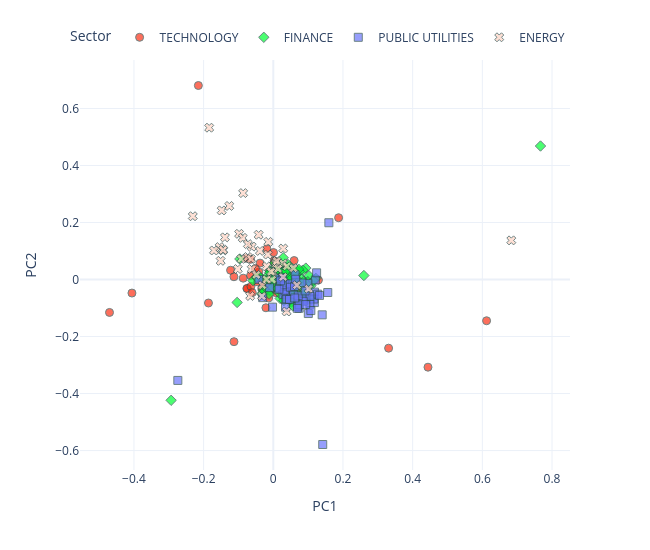

The notebook cell saved with this chart:
### Code cell
from stock_embeddings.plotting import pca_plot_from_embeddings

pca_plot_from_embeddings(
    embedding_matrix=embeddings.weight.detach().numpy(),
    sectors=data.sectors,
    tickers=data.tickers,
    industries=data.industries,
    names=data.names,
    dimensions=2,
    reduced=True,
    method="PCA",
    return_df=False,
    rand_state=None,
)

### Figure 1 — Plotly figure (JSON) as saved in the notebook; plotly's stock layout.template omitted (floating-point values rounded to 4 significant figures; data arrays with more than 128 entries replaced by an {"elided": "..."} marker saying what was removed)
{"data": [{"customdata": {"elided": "67x3 str values"}, "hovertemplate": "<b>%{hovertext}</b><br><br>Sector=%{customdata[1]}<br>PC1=%{x}<br>PC2=%{y}<br>ticker=%{customdata[0]}<br>industry=%{customdata[2]}<extra></extra>", "hovertext": ["COMPUTER MANUFACTURING", "EDP SERVICES", "COMPUTER SOFTWARE: PREPACKAGED SOFTWARE", "SEMICONDUCTORS", "EDP SERVICES", "COMPUTER SOFTWARE: PREPACKAGED SOFTWARE", "EDP SERVICES", "SEMICONDUCTORS", "COMPUTER SOFTWARE: PREPACKAGED SOFTWARE", "ELECTRICAL PRODUCTS", "COMPUTER SOFTWARE: PREPACKAGED SOFTWARE", "EDP SERVICES", "COMPUTER SOFTWARE: PREPACKAGED SOFTWARE", "EDP SERVICES", "EDP SERVICES", "RADIO AND TELEVISION BROADCASTING AND COMMUNICATIONS EQUIPMENT", "SEMICONDUCTORS", "COMPUTER COMMUNICATIONS EQUIPMENT", "ELECTRICAL PRODUCTS", "INDUSTRIAL MACHINERY/COMPONENTS", "SEMICONDUCTORS", "COMPUTER COMMUNICATIONS EQUIPMENT", "SEMICONDUCTORS", "INDUSTRIAL MACHINERY/COMPONENTS", "COMPUTER SOFTWARE: PREPACKAGED SOFTWARE", "RADIO AND TELEVISION BROADCASTING AND COMMUNICATIONS EQUIPMENT", "INDUSTRIAL MACHINERY/COMPONENTS", "EDP SERVICES", "COMPUTER MANUFACTURING", "COMPUTER MANUFACTURING", "SEMICONDUCTORS", "SEMICONDUCTORS", "ADVERTISING", "INDUSTRIAL MACHINERY/COMPONENTS", "EDP SERVICES", "PROFESSIONAL SERVICES", "SEMICONDUCTORS", "INDUSTRIAL MACHINERY/COMPONENTS", "SEMICONDUCTORS", "PROFESSIONAL SERVICES", "COMPUTER SOFTWARE: PREPACKAGED SOFTWARE", "RADIO AND TELEVISION BROADCASTING AND COMMUNICATIONS EQUIPMENT", "SEMICONDUCTORS", "SEMICONDUCTORS", "ADVERTISING", "COMPUTER SOFTWARE: PREPACKAGED SOFTWARE", "ELECTRICAL PRODUCTS", "SEMICONDUCTORS", "ELECTRICAL PRODUCTS", "INDUSTRIAL MACHINERY/COMPONENTS", "COMPUTER SOFTWARE: PREPACKAGED SOFTWARE", "EDP SERVICES", "SEMICONDUCTORS", "SEMICONDUCTORS", "INDUSTRIAL MACHINERY/COMPONENTS", "SEMICONDUCTORS", "INDUSTRIAL MACHINERY/COMPONENTS", "COMPUTER SOFTWARE: PREPACKAGED SOFTWARE", "RETAIL: COMPUTER SOFTWARE & PERIPHERAL EQUIPMENT", "SEMICONDUCTORS", "COMPUTER SOFTWARE: PREPACKAGED SOFTWARE", "EDP SERVICES", "ELECTRONIC COMPONENTS", "ADVERTISING", "SEMICONDUCTORS", "COMPUTER PERIPHERAL EQUIPMENT", "EDP SERVICES"], "legendgroup": "TECHNOLOGY", "marker": {"color": "#FD3216", "line": {"color": "DarkSlateGrey", "width": 1}, "opacity": 0.7, "size": 8, "symbol": "circle"}, "mode": "markers", "name": "TECHNOLOGY", "orientation": "v", "showlegend": true, "type": "scatter", "x": [0.02601, -0.02954, 0.02151, 0.001452, 0.05978, 0.01736, 0.444, -0.01112, 0.06212, -0.06513, 0.0334, 0.04317, 0.007166, 0.01239, -0.01125, -0.07807, -0.01833, 0.0004249, -0.02895, 0.008292, -0.03284, 0.04691, 0.00251, -0.01104, 0.004144, 0.02661, -0.08638, 0.05646, 0.06825, 0.003598, -0.1129, -0.001644, 0.003237, 0.01833, -0.01335, 0.008908, -0.4057, -0.1227, -0.07415, -0.006722, 0.03662, 0.05186, -0.001784, 0.07446, 0.0005885, 0.001445, -0.0212, 0.3309, -0.1861, -0.03016, 0.0006595, -0.2151, 0.1874, -0.07599, -0.04145, -0.1128, -0.03801, 0.1295, -0.05132, 0.0007176, 0.01629, -0.4702, -0.06419, -0.06035, -0.06563, -0.04554, 0.6122], "xaxis": "x", "y": [0.03865, -0.009659, 0.0003906, -0.02156, 0.06649, -0.02682, -0.3075, 0.002939, -0.02066, 0.01418, -0.01235, -0.0208, -0.04603, -0.01091, -0.01363, 0.07428, 0.1077, 0.01197, -0.03777, 0.0226, -0.03194, -0.03306, 0.06586, 0.003918, 0.002636, 0.02048, 0.00473, 0.0143, -0.04679, -0.005348, 0.009756, 0.01704, 0.0594, 0.001169, -0.06483, -0.01828, -0.0475, 0.03255, -0.03182, -0.0359, 0.01804, -0.007585, 0.02852, -0.03869, 0.0946, 0.001968, -0.09912, -0.2408, -0.08242, -0.00651, -0.01609, 0.6806, 0.2167, -0.03143, 0.02594, -0.2181, 0.05744, -0.001794, 0.03847, -0.01547, -0.009539, -0.1155, -0.02425, -0.04593, 0.07076, -0.008338, -0.1447], "yaxis": "y"}, {"customdata": {"elided": "93x3 str values"}, "hovertemplate": "<b>%{hovertext}</b><br><br>Sector=%{customdata[1]}<br>PC1=%{x}<br>PC2=%{y}<br>ticker=%{customdata[0]}<br>industry=%{customdata[2]}<extra></extra>", "hovertext": ["INVESTMENT MANAGERS", "DIVERSIFIED COMMERCIAL SERVICES", "LIFE INSURANCE", "PROPERTY-CASUALTY INSURERS", "ACCIDENT &HEALTH INSURANCE", "PROPERTY-CASUALTY INSURERS", "SPECIALTY INSURERS", "SPECIALTY INSURERS", "MAJOR BANKS", "FINANCE: CONSUMER SERVICES", "MAJOR BANKS", "MAJOR BANKS", "COMMERCIAL BANKS", "COMMERCIAL BANKS", "INVESTMENT MANAGERS", "MAJOR BANKS", "MAJOR BANKS", "MAJOR BANKS", "SPECIALTY INSURERS", "MAJOR BANKS", "MAJOR BANKS", "PROPERTY-CASUALTY INSURERS", "MAJOR BANKS", "MAJOR BANKS", "LIFE INSURANCE", "PROPERTY-CASUALTY INSURERS", "MAJOR BANKS", "PROPERTY-CASUALTY INSURERS", "MAJOR BANKS", "FINANCE: CONSUMER SERVICES", "FINANCE: CONSUMER SERVICES", "INVESTMENT MANAGERS", "MAJOR BANKS", "MAJOR BANKS", "MAJOR BANKS", "MAJOR BANKS", "MAJOR BANKS", "MAJOR BANKS", "MAJOR BANKS", "MAJOR BANKS", "MAJOR BANKS", "MAJOR BANKS", "MAJOR BANKS", "PROPERTY-CASUALTY INSURERS", "PROPERTY-CASUALTY INSURERS", "INVESTMENT MANAGERS", "LIFE INSURANCE", "PROPERTY-CASUALTY INSURERS", "PROPERTY-CASUALTY INSURERS", "PROPERTY-CASUALTY INSURERS", "SPECIALTY INSURERS", "MAJOR BANKS", "MAJOR BANKS", "MAJOR BANKS", "MAJOR BANKS", "PROPERTY-CASUALTY INSURERS", "SAVINGS INSTITUTIONS", "PROPERTY-CASUALTY INSURERS", "MAJOR BANKS", "MAJOR BANKS", "INVESTMENT BANKERS/BROKERS/SERVICE", "PROPERTY-CASUALTY INSURERS", "DIVERSIFIED COMMERCIAL SERVICES", "INVESTMENT BANKERS/BROKERS/SERVICE", "INVESTMENT BANKERS/BROKERS/SERVICE", "FINANCE/INVESTORS SERVICES", "PROPERTY-CASUALTY INSURERS", "MAJOR BANKS", "FINANCE: CONSUMER SERVICES", "MAJOR BANKS", "FINANCE: CONSUMER SERVICES", "MAJOR BANKS", "MAJOR BANKS", "MAJOR BANKS", "MAJOR BANKS", "LIFE INSURANCE", "MAJOR BANKS", "INVESTMENT BANKERS/BROKERS/SERVICE", "MAJOR BANKS", "PROPERTY-CASUALTY INSURERS", "MAJOR BANKS", "MAJOR BANKS", "ACCIDENT &HEALTH INSURANCE", "MAJOR BANKS", "MAJOR BANKS", "MAJOR BANKS", "MAJOR BANKS", "MAJOR BANKS", "MAJOR BANKS", "PROPERTY-CASUALTY INSURERS", "MAJOR BANKS", "MAJOR BANKS", "MAJOR BANKS"], "legendgroup": "FINANCE", "marker": {"color": "#00FE35", "line": {"color": "DarkSlateGrey", "width": 1}, "opacity": 0.7, "size": 8, "symbol": "diamond"}, "mode": "markers", "name": "FINANCE", "orientation": "v", "showlegend": true, "type": "scatter", "x": [0.003158, 0.0633, -0.0412, 0.1082, 0.02459, 0.08052, 0.0466, 0.0002428, 0.01968, 0.04461, -0.02963, 0.09081, -0.02323, 0.03132, 0.01873, 0.02855, 0.1221, -0.03335, 0.03032, 0.01549, 0.09337, 0.008706, 0.08573, 0.05563, 0.26, 0.08455, 0.00983, 0.03708, -0.03802, -0.05838, 0.04112, -0.01108, -0.2932, 0.02332, -0.04812, 0.04585, -0.001808, 0.03955, 0.04228, 0.05179, -0.008206, 0.01792, 0.07801, -0.09595, 0.05953, -0.00962, 0.05507, 0.7669, 0.008866, 0.0431, 0.04054, 0.07439, 0.02865, -0.1038, 0.008883, 0.06509, 0.05777, 0.1025, 0.002962, 0.02051, 0.04297, 0.0546, -0.009149, -0.01703, -0.02242, 0.06521, 0.006405, 0.05144, 0.05582, 0.004928, 0.0256, -0.002228, 0.01199, 0.03685, -0.009993, 0.07274, 0.1093, -0.01213, 0.04776, 0.07289, 0.08995, 0.0421, 0.03379, -0.006105, 0.031, 0.09907, 0.1151, 0.08672, 0.01083, -0.002369, 0.03212, 0.03177, 0.05312], "xaxis": "x", "y": [0.05693, -0.0416, 0.01048, -0.02126, -0.01308, 0.002717, -0.02131, 0.004599, -0.06664, -0.0307, -0.037, -0.0695, -0.0381, 0.02199, 0.04981, 0.07648, 0.004103, -0.05038, -0.07395, -0.04525, 0.04004, 0.01251, -0.04691, -0.007995, 0.01401, 0.03276, 0.04577, 0.002418, 0.008947, -0.003756, 0.004019, -0.01308, -0.4237, -0.03207, 0.007831, 0.003608, -0.01276, 0.04055, -0.04981, -0.02904, 0.02873, -0.02202, -0.02031, 0.07202, 0.0305, 0.0307, 0.006373, 0.4683, 0.006937, -0.01886, 0.01716, 0.02799, -0.01915, -0.08044, -0.003846, 0.03353, 0.01883, 0.01304, 0.01498, 0.02544, 0.04142, -0.04045, -0.03802, 0.01191, -0.003457, 0.01987, -0.009379, -0.07943, -0.0923, 0.003281, 0.0258, -0.02614, -0.03162, 0.02966, 0.02409, -0.005968, -0.06822, -0.05121, -0.07236, 0.0361, -0.05114, 0.05277, -0.02537, 0.009535, -0.007314, -0.007517, -0.004315, -0.006898, 0.03558, -0.003831, -0.02587, -0.009815, 0.004455], "yaxis": "y"}, {"customdata": {"elided": "57x3 str values"}, "hovertemplate": "<b>%{hovertext}</b><br><br>Sector=%{customdata[1]}<br>PC1=%{x}<br>PC2=%{y}<br>ticker=%{customdata[0]}<br>industry=%{customdata[2]}<extra></extra>", "hovertext": ["ELECTRIC UTILITIES: CENTRAL", "POWER GENERATION", "OIL/GAS TRANSMISSION", "POWER GENERATION", "WATER SUPPLY", "TELECOMMUNICATIONS EQUIPMENT", "ELECTRIC UTILITIES: CENTRAL", "TELECOMMUNICATIONS EQUIPMENT", "TELECOMMUNICATIONS EQUIPMENT", "POWER GENERATION", "ELECTRIC UTILITIES: CENTRAL", "TELECOMMUNICATIONS EQUIPMENT", "WATER SUPPLY", "ELECTRIC UTILITIES: CENTRAL", "ELECTRIC UTILITIES: CENTRAL", "POWER GENERATION", "POWER GENERATION", "ELECTRIC UTILITIES: CENTRAL", "ELECTRIC UTILITIES: CENTRAL", "ELECTRIC UTILITIES: CENTRAL", "POWER GENERATION", "TELECOMMUNICATIONS EQUIPMENT", "ELECTRIC UTILITIES: CENTRAL", "ELECTRIC UTILITIES: CENTRAL", "POWER GENERATION", "ELECTRIC UTILITIES: CENTRAL", "OIL/GAS TRANSMISSION", "POWER GENERATION", "OIL/GAS TRANSMISSION", "OIL/GAS TRANSMISSION", "ELECTRIC UTILITIES: CENTRAL", "OIL & GAS PRODUCTION", "ELECTRIC UTILITIES: CENTRAL", "POWER GENERATION", "POWER GENERATION", "TELECOMMUNICATIONS EQUIPMENT", "ELECTRIC UTILITIES: CENTRAL", "ELECTRIC UTILITIES: CENTRAL", "ELECTRIC UTILITIES: CENTRAL", "TELECOMMUNICATIONS EQUIPMENT", "POWER GENERATION", "OIL/GAS TRANSMISSION", "ELECTRIC UTILITIES: CENTRAL", "OIL/GAS TRANSMISSION", "OIL & GAS PRODUCTION", "TELECOMMUNICATIONS EQUIPMENT", "TELECOMMUNICATIONS EQUIPMENT", "NATURAL GAS DISTRIBUTION", "NATURAL GAS DISTRIBUTION", "TELECOMMUNICATIONS EQUIPMENT", "TELECOMMUNICATIONS EQUIPMENT", "NATURAL GAS DISTRIBUTION", "TELECOMMUNICATIONS EQUIPMENT", "POWER GENERATION", "ENVIRONMENTAL SERVICES", "NATURAL GAS DISTRIBUTION", "WATER SUPPLY"], "legendgroup": "PUBLIC UTILITIES", "marker": {"color": "#6A76FC", "line": {"color": "DarkSlateGrey", "width": 1}, "opacity": 0.7, "size": 8, "symbol": "square"}, "mode": "markers", "name": "PUBLIC UTILITIES", "orientation": "v", "showlegend": true, "type": "scatter", "x": [0.1179, 0.1181, 0.0741, 0.03253, 0.031, 0.1207, 0.03879, 0.01699, -0.274, 0.09141, 0.1167, 0.03596, 0.02665, 0.1243, 0.1273, 0.01775, 0.105, 0.1403, 0.07294, 0.08853, 0.1005, -0.01085, 0.02782, 0.09935, 0.05333, 0.1054, 0.06254, 0.08588, 0.05786, 0.03584, 0.1326, -0.04138, 0.03858, 0.07154, 0.1078, 0.06946, 0.03513, 0.1563, 0.074, 0.1418, 0.08203, 0.03283, 0.09295, 0.03222, 0.0485, -0.002249, -0.03042, 0.04899, 0.06891, 0.0608, 0.04634, 0.06141, 0.0914, 0.06427, 0.02087, 0.1595, 0.01606], "xaxis": "x", "y": [-0.08085, -0.04425, -0.1006, -0.044, -0.02425, -0.001482, -0.04124, 0.00411, -0.354, -0.07183, -0.06842, -0.0512, 0.00573, 0.02345, -0.05128, -0.02934, -0.08667, -0.1239, -0.07141, -0.06434, -0.1194, -0.02852, -0.05194, -0.01329, -0.0198, -0.05914, 0.01737, -0.07637, -0.05136, -0.0707, -0.05573, 0.0004979, -0.06893, -0.05691, -0.1089, -0.09518, -0.09694, -0.04553, -0.08891, -0.5787, -0.01197, -0.0377, -0.08778, -0.01833, -0.01496, -0.09692, -0.0636, -0.02705, -0.1011, -0.02457, -0.06991, -0.06476, -0.04, 0.0009272, -0.004602, 0.1992, -0.03423], "yaxis": "y"}, {"customdata": {"elided": "46x3 str values"}, "hovertemplate": "<b>%{hovertext}</b><br><br>Sector=%{customdata[1]}<br>PC1=%{x}<br>PC2=%{y}<br>ticker=%{customdata[0]}<br>industry=%{customdata[2]}<extra></extra>", "hovertext": ["INTEGRATED OIL COMPANIES", "OIL & GAS PRODUCTION", "OIL & GAS PRODUCTION", "INDUSTRIAL MACHINERY/COMPONENTS", "INDUSTRIAL MACHINERY/COMPONENTS", "METAL FABRICATIONS", "INTEGRATED OIL COMPANIES", "NATURAL GAS DISTRIBUTION", "INTEGRATED OIL COMPANIES", "INDUSTRIAL MACHINERY/COMPONENTS", "OIL & GAS PRODUCTION", "INTEGRATED OIL COMPANIES", "OIL & GAS PRODUCTION", "INTEGRATED OIL COMPANIES", "OIL & GAS PRODUCTION", "OIL & GAS PRODUCTION", "CONSUMER ELECTRONICS/APPLIANCES", "OIL & GAS PRODUCTION", "OIL & GAS PRODUCTION", "OIL & GAS PRODUCTION", "CONSUMER ELECTRONICS/APPLIANCES", "OILFIELD SERVICES/EQUIPMENT", "INTEGRATED OIL COMPANIES", "OIL & GAS PRODUCTION", "OIL REFINING/MARKETING", "ELECTRIC UTILITIES: CENTRAL", "OIL & GAS PRODUCTION", "OIL & GAS PRODUCTION", "OIL & GAS PRODUCTION", "OIL & GAS PRODUCTION", "OIL & GAS PRODUCTION", "OILFIELD SERVICES/EQUIPMENT", "OIL & GAS PRODUCTION", "CONSUMER ELECTRONICS/APPLIANCES", "OIL & GAS PRODUCTION", "OIL & GAS PRODUCTION", "OIL & GAS PRODUCTION", "OIL & GAS PRODUCTION", "OILFIELD SERVICES/EQUIPMENT", "OIL & GAS PRODUCTION", "OIL & GAS PRODUCTION", "OIL & GAS PRODUCTION", "OIL & GAS PRODUCTION", "INTEGRATED OIL COMPANIES", "METAL FABRICATIONS", "INTEGRATED OIL COMPANIES"], "legendgroup": "ENERGY", "marker": {"color": "#FED4C4", "line": {"color": "DarkSlateGrey", "width": 1}, "opacity": 0.7, "size": 8, "symbol": "x"}, "mode": "markers", "name": "ENERGY", "orientation": "v", "showlegend": true, "type": "scatter", "x": [-0.1511, -0.001233, 0.007374, -0.00342, -0.03138, -0.03835, 0.008051, 0.03826, -0.03268, -0.06191, 0.02835, -0.0191, 0.6831, 0.02785, -0.01438, -0.01549, 0.06773, -0.06193, 0.009809, -0.1481, -0.01958, -0.0486, -0.1444, -0.1264, -0.09198, 0.1015, -0.07331, -0.06387, -0.1541, -0.08653, -0.09805, -0.08783, 0.03919, 0.02811, -0.04203, -0.1389, -0.06634, 0.01348, -0.102, -0.00669, -0.07296, -0.1702, -0.184, -0.2311, -0.144, 0.05768], "xaxis": "x", "y": [0.06554, 0.02685, 0.05927, -0.0003266, -0.02004, 0.1003, 0.05419, -0.1121, -0.05834, 0.03689, 0.1087, 0.04609, 0.1373, 0.05664, 0.132, 0.0876, -0.0198, 0.1154, 0.06469, 0.2424, 0.0003797, 0.01643, 0.1022, 0.258, 0.0726, -0.03258, 0.07886, 0.07215, 0.1136, 0.3032, 0.1602, 0.1462, 0.04645, 0.008994, 0.1571, 0.1478, -0.05775, 0.0377, 0.0369, 0.02728, 0.124, 0.1019, 0.5326, 0.222, 0.1044, 0.03985], "yaxis": "y"}], "layout": {"height": 550, "legend": {"orientation": "h", "title": {"text": "Sector"}, "tracegroupgap": 0, "x": 1, "xanchor": "right", "y": 1.02, "yanchor": "bottom"}, "margin": {"t": 60}, "width": 650, "xaxis": {"anchor": "y", "domain": [0.0, 1.0], "title": {"text": "PC1"}}, "yaxis": {"anchor": "x", "domain": [0.0, 1.0], "title": {"text": "PC2"}}}}
